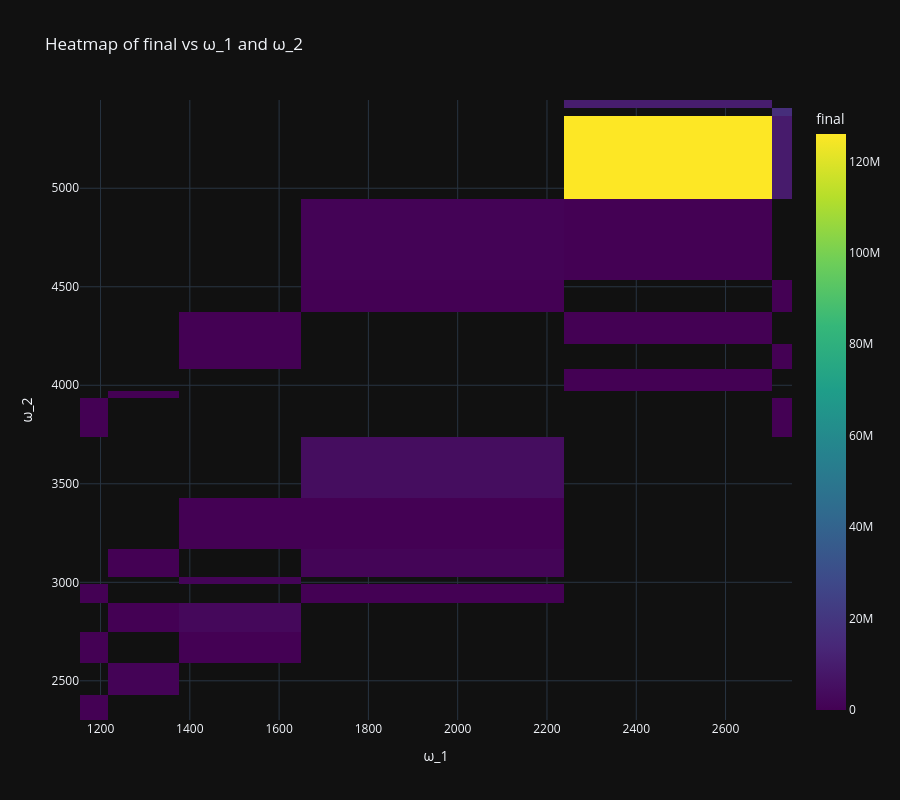

Here is the notebook cell this chart was saved with:
### Markdown cell above
## Heatmap plotly - resonances

### Code cell
import plotly.express as px
import plotly.graph_objects as go

# Reverse the ω_2 axis by sorting the DataFrame
heatmap_data = result_later.pivot(index='ω_2', columns='ω_1', values='final')

# Ensure ω_2 values are sorted in descending order for the reversed axis
heatmap_data = heatmap_data.reindex(sorted(heatmap_data.index, reverse=True))

fig = go.Figure(data=go.Heatmap(
    z=heatmap_data.values,
    x=heatmap_data.columns,
    y=heatmap_data.index,
    colorscale='viridis',
    colorbar=dict(title='final')
))

fig.update_layout(
    xaxis_title='ω_1',
    yaxis_title='ω_2',
    title='Heatmap of final vs ω_1 and ω_2',
    width=900, height=800
)

fig.show()

### Figure 1 — Plotly figure (JSON) as saved in the notebook; plotly's stock layout.template omitted (floating-point values rounded to 4 significant figures)
{"data": [{"colorbar": {"title": {"text": "final"}}, "colorscale": [[0.0, "#440154"], [0.1111, "#482878"], [0.2222, "#3e4989"], [0.3333, "#31688e"], [0.4444, "#26828e"], [0.5556, "#1f9e89"], [0.6667, "#35b779"], [0.7778, "#6ece58"], [0.8889, "#b5de2b"], [1.0, "#fde725"]], "x": [1185.0, 1248.0, 1502.0, 1795.0, 2683.0, 2727.0], "y": [5429.0, 5390.0, 5345.0, 4548.0, 4522.0, 4217.0, 4197.0, 3969.0, 3969.0, 3968.0, 3968.0, 3905.0, 3570.0, 3290.0, 3044.0, 3005.0, 2975.0, 2813.0, 2687.0, 2491.0, 2365.0], "z": [[null, null, null, null, 10050000.0, null], [null, null, null, null, null, 16550000.0], [null, null, null, null, 126000000.0, 9296000.0], [null, null, null, 727400.0, 1546.0, null], [null, null, null, 786.8, null, 22.04], [null, null, 141500.0, null, 2340.0, null], [null, null, 11720.0, null, null, 7596.0], [null, null, null, null, 6064.0, null], [null, 23010.0, null, null, null, null], [null, null, null, null, null, 1620.0], [null, 83330.0, null, null, null, null], [3546.0, null, null, null, null, 233.1], [null, null, null, 4199000.0, null, null], [null, null, 470.1, 10870.0, null, null], [null, 10440.0, null, 1294000.0, null, null], [null, null, 981300.0, null, null, null], [7.401, null, null, 20.7, null, null], [null, 159700.0, 2545000.0, null, null, null], [27.63, null, 14.9, null, null, null], [null, 781300.0, null, null, null, null], [63210.0, null, null, null, null, null]], "type": "heatmap"}], "layout": {"xaxis": {"title": {"text": "ω_1"}}, "yaxis": {"title": {"text": "ω_2"}}, "title": {"text": "Heatmap of final vs ω_1 and ω_2"}, "width": 900, "height": 800}}
